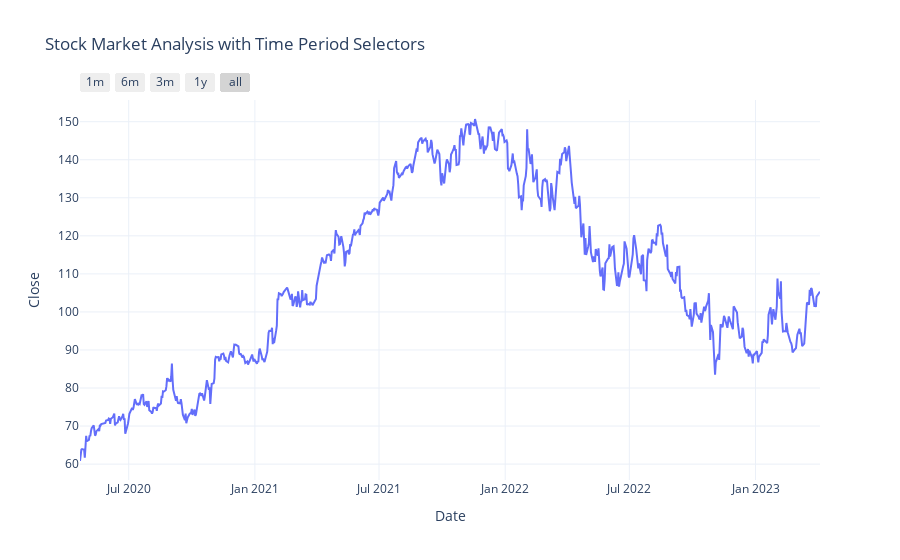

Source (notebook cell):
### Code cell
figure = px.line(df, x=df.index, y='Close', 
                 title='Stock Market Analysis with Time Period Selectors')

figure.update_xaxes(
    rangeselector=dict(
        buttons=list([
            dict(count=1, label="1m", step="month", stepmode="backward"),
            dict(count=6, label="6m", step="month", stepmode="backward"),
            dict(count=3, label="3m", step="month", stepmode="backward"),
            dict(count=1, label="1y", step="year", stepmode="backward"),
            dict(step="all")
        ])
    )
)
figure.show()

### Figure 1 — Plotly figure (JSON) as saved in the notebook; plotly's stock layout.template omitted (floating-point values rounded to 4 significant figures; data arrays with more than 128 entries replaced by an {"elided": "..."} marker saying what was removed)
{"data": [{"hovertemplate": "Date=%{x}<br>Close=%{y}<extra></extra>", "legendgroup": "", "line": {"color": "#636efa", "dash": "solid"}, "marker": {"symbol": "circle"}, "mode": "lines", "name": "", "orientation": "v", "showlegend": false, "type": "scatter", "x": {"elided": "746 str values"}, "xaxis": "x", "y": {"elided": "746 float values"}, "yaxis": "y"}], "layout": {"legend": {"tracegroupgap": 0}, "title": {"text": "Stock Market Analysis with Time Period Selectors"}, "xaxis": {"anchor": "y", "domain": [0, 1], "rangeselector": {"buttons": [{"count": 1, "label": "1m", "step": "month", "stepmode": "backward"}, {"count": 6, "label": "6m", "step": "month", "stepmode": "backward"}, {"count": 3, "label": "3m", "step": "month", "stepmode": "backward"}, {"count": 1, "label": "1y", "step": "year", "stepmode": "backward"}, {"step": "all"}]}, "title": {"text": "Date"}}, "yaxis": {"anchor": "x", "domain": [0, 1], "title": {"text": "Close"}}}}
